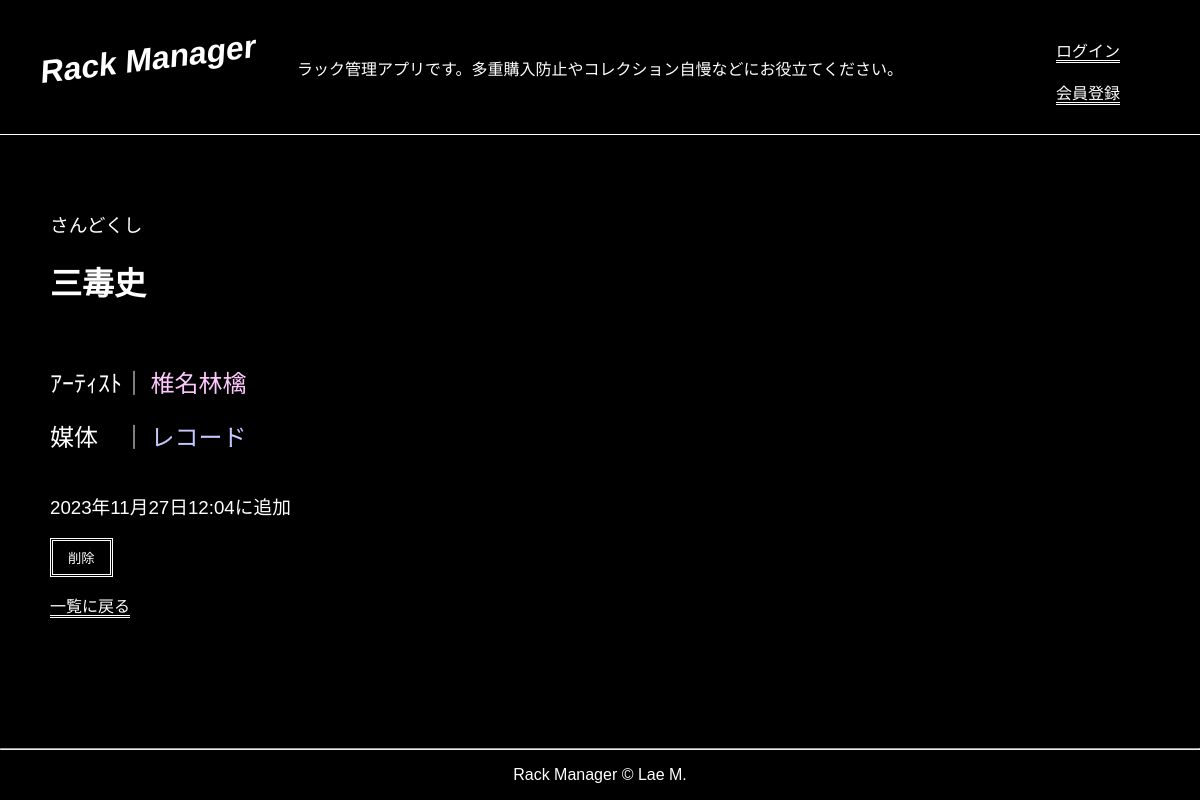
The app's page /rack/42/detail with its own data.
### rackapp/models.py (models this page shows)
class Rack(models.Model):
    user = models.ForeignKey(
        CustomUser,
        verbose_name="ユーザー",
        on_delete=models.CASCADE
    )
    title = models.CharField(
        verbose_name="タイトル",
        max_length=100)
    ruby = models.CharField(
        verbose_name="ふりがな",
        max_length=200
    )
    media = models.ForeignKey(
        Media,
        verbose_name="媒体",
        on_delete=models.PROTECT)
    artist = models.ForeignKey(
        Artist,
        verbose_name="アーティスト",
        on_delete=models.PROTECT)
    posted_at = models.DateTimeField(
        verbose_name="投稿日時",
        auto_now_add=True
    )

class Artist(models.Model):
    title = models.CharField(
        verbose_name="アーティスト",
        max_length=40)
    def __str__(self):
        return self.title

class Media(models.Model):
    title = models.CharField(
        verbose_name="媒体",
        max_length=20)
    def __str__(self):
        return self.title

### rackapp/views.py (the view)
# urls.py: path("rack/<int:pk>/detail", views.DetailView.as_view(), name="detail"),
class DetailView(DetailView):
    template_name = "detail.html"
    model = Rack

### rackapp/templates/detail.html (shortened to what this page needs)
{% extends "base.html" %}
    {% block contents %}
    <br>
    <div class="container">
        <div id="detail">
            <br>
            <h3>{{object.ruby}}</h3>
            <h1>{{object.title}}</h1><br>
            <h2>
                <h2 class="line">ｱｰﾃｨｽﾄ｜</h2>
                <a href="{% url 'rackapp:artist' artist=object.artist.id %}"><h2 class="artist">{{object.artist}}</h2></a>
            </h2><br>
            <h2>
                <h2 class="line">媒体　｜</h2>
                <a href="{% url 'rackapp:media' media=object.media.id %}"><h2 class="media">{{object.media}}</h2></a>
            </h2>
            <br>
            <h3>{{object.posted_at}}に追加</h3>
        </div>
        <form action="{% url 'rackapp:delete' object.pk %}" method="get">
            <p><input type="submit" value="削除"></p>
            <a href="{% url 'rackapp:rack' %}">一覧に戻る</a>
        </form>
    </div>
    {% endblock %}

### rackapp/static/css/style.css (style rules this page uses)
body { width: 100%; box-sizing: border-box; margin: 0; padding: 0; margin-bottom: 50px; background: #000000; color: #ffffff; font-family: 'しねきゃぷしょん', sans-serif; }
h2 { font-weight: lighter; }
h3 { font-weight: lighter; }
body p input { -webkit-appearance: none; -moz-appearance: none; appearance: none; border: 3px double #ffffff; font-family: inherit; color: #ffffff; background: #000000; padding: 7px 15px; cursor: pointer; }
a { color: #ffffff; text-decoration: none; border-bottom: 3px double #ffffff; }
body h2.line { display: inline-block; margin: 0; padding: 0; color: #ffffff; }
body h2.artist { display: inline-block; margin: 0; margin-bottom: 20px; padding: 0; color: #ffc7ff; }
body h2.media { display: inline-block; margin: 0; padding: 0; color: #c7c7ff; }
body .container { clear: both; padding-left: 50px; padding-top: 20px; margin-bottom: 100px; }
body #detail a { border-bottom: none; }
body #detail h2.artist { margin: 0; }
body #detail h2.media { margin-bottom: 20px; }

### records on screen
Rack: ruby "さんどくし", title "三毒史", artist "椎名林檎", media "レコード", posted_at "2023年11月27日12:04"
